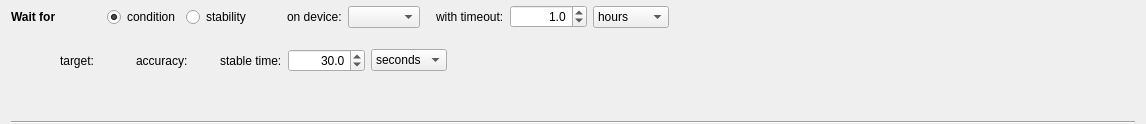
<?xml version="1.0" encoding="UTF-8"?>
<ui version="4.0">
 <class>Form</class>
 <widget class="QWidget" name="Form">
  <property name="geometry">
   <rect>
    <x>0</x>
    <y>0</y>
    <width>1146</width>
    <height>124</height>
   </rect>
  </property>
  <property name="windowTitle">
   <string>Form</string>
  </property>
  <layout class="QVBoxLayout" name="verticalLayout">
   <property name="topMargin">
    <number>0</number>
   </property>
   <property name="bottomMargin">
    <number>0</number>
   </property>
   <item>
    <layout class="QHBoxLayout" name="horizontalLayout">
     <item>
      <widget class="QLabel" name="label">
       <property name="minimumSize">
        <size>
         <width>90</width>
         <height>0</height>
        </size>
       </property>
       <property name="text">
        <string>&lt;html&gt;&lt;head/&gt;&lt;body&gt;&lt;p&gt;&lt;span style=&quot; font-weight:600;&quot;&gt;Wait for&lt;/span&gt;&lt;/p&gt;&lt;/body&gt;&lt;/html&gt;</string>
       </property>
      </widget>
     </item>
     <item>
      <widget class="QRadioButton" name="conditionBtn">
       <property name="text">
        <string>condition</string>
       </property>
       <property name="checked">
        <bool>true</bool>
       </property>
      </widget>
     </item>
     <item>
      <widget class="QRadioButton" name="stabilityBtn">
       <property name="text">
        <string>stability</string>
       </property>
      </widget>
     </item>
     <item>
      <spacer name="horizontalSpacer_2">
       <property name="orientation">
        <enum>Qt::Horizontal</enum>
       </property>
       <property name="sizeType">
        <enum>QSizePolicy::Fixed</enum>
       </property>
       <property name="sizeHint" stdset="0">
        <size>
         <width>30</width>
         <height>0</height>
        </size>
       </property>
      </spacer>
     </item>
     <item>
      <widget class="QLabel" name="label_6">
       <property name="text">
        <string>on device:</string>
       </property>
       <property name="textInteractionFlags">
        <set>Qt::LinksAccessibleByMouse|Qt::TextSelectableByMouse</set>
       </property>
      </widget>
     </item>
     <item>
      <widget class="QComboBox" name="device"/>
     </item>
     <item>
      <spacer name="horizontalSpacer_9">
       <property name="orientation">
        <enum>Qt::Horizontal</enum>
       </property>
       <property name="sizeType">
        <enum>QSizePolicy::Fixed</enum>
       </property>
       <property name="sizeHint" stdset="0">
        <size>
         <width>10</width>
         <height>0</height>
        </size>
       </property>
      </spacer>
     </item>
     <item>
      <widget class="QLabel" name="label_5">
       <property name="text">
        <string>with timeout:</string>
       </property>
      </widget>
     </item>
     <item>
      <widget class="QDoubleSpinBox" name="timeout">
       <property name="alignment">
        <set>Qt::AlignRight|Qt::AlignTrailing|Qt::AlignVCenter</set>
       </property>
       <property name="decimals">
        <number>1</number>
       </property>
       <property name="maximum">
        <double>1000000.000000000000000</double>
       </property>
       <property name="value">
        <double>1.000000000000000</double>
       </property>
      </widget>
     </item>
     <item>
      <widget class="QComboBox" name="timeoutUnit">
       <property name="currentIndex">
        <number>2</number>
       </property>
       <item>
        <property name="text">
         <string>seconds</string>
        </property>
       </item>
       <item>
        <property name="text">
         <string>minutes</string>
        </property>
       </item>
       <item>
        <property name="text">
         <string>hours</string>
        </property>
       </item>
      </widget>
     </item>
     <item>
      <spacer name="horizontalSpacer">
       <property name="orientation">
        <enum>Qt::Horizontal</enum>
       </property>
       <property name="sizeHint" stdset="0">
        <size>
         <width>0</width>
         <height>0</height>
        </size>
       </property>
      </spacer>
     </item>
     <item>
      <widget class="QWidget" name="buttons" native="true">
       <property name="minimumSize">
        <size>
         <width>156</width>
         <height>34</height>
        </size>
       </property>
      </widget>
     </item>
    </layout>
   </item>
   <item>
    <widget class="QStackedWidget" name="stacker">
     <property name="currentIndex">
      <number>1</number>
     </property>
     <widget class="QWidget" name="page">
      <layout class="QGridLayout" name="gridLayout">
       <item row="1" column="0">
        <spacer name="verticalSpacer">
         <property name="orientation">
          <enum>Qt::Vertical</enum>
         </property>
         <property name="sizeHint" stdset="0">
          <size>
           <width>20</width>
           <height>21</height>
          </size>
         </property>
        </spacer>
       </item>
       <item row="0" column="1">
        <widget class="QComboBox" name="condOp">
         <property name="minimumSize">
          <size>
           <width>60</width>
           <height>0</height>
          </size>
         </property>
         <property name="maximumSize">
          <size>
           <width>60</width>
           <height>16777215</height>
          </size>
         </property>
         <item>
          <property name="text">
           <string>==</string>
          </property>
         </item>
         <item>
          <property name="text">
           <string>!=</string>
          </property>
         </item>
         <item>
          <property name="text">
           <string>&lt;</string>
          </property>
         </item>
         <item>
          <property name="text">
           <string>&lt;=</string>
          </property>
         </item>
         <item>
          <property name="text">
           <string>&gt;=</string>
          </property>
         </item>
         <item>
          <property name="text">
           <string>&gt;</string>
          </property>
         </item>
        </widget>
       </item>
       <item row="0" column="2">
        <widget class="DeviceValueEdit" name="condTarget" native="true">
         <property name="minimumSize">
          <size>
           <width>10</width>
           <height>0</height>
          </size>
         </property>
        </widget>
       </item>
       <item row="0" column="3">
        <spacer name="horizontalSpacer_6">
         <property name="orientation">
          <enum>Qt::Horizontal</enum>
         </property>
         <property name="sizeHint" stdset="0">
          <size>
           <width>40</width>
           <height>0</height>
          </size>
         </property>
        </spacer>
       </item>
       <item row="0" column="0">
        <spacer name="horizontalSpacer_3">
         <property name="orientation">
          <enum>Qt::Horizontal</enum>
         </property>
         <property name="sizeType">
          <enum>QSizePolicy::Fixed</enum>
         </property>
         <property name="sizeHint" stdset="0">
          <size>
           <width>40</width>
           <height>2</height>
          </size>
         </property>
        </spacer>
       </item>
      </layout>
     </widget>
     <widget class="QWidget" name="page_2">
      <layout class="QGridLayout" name="gridLayout_2">
       <item row="0" column="15">
        <spacer name="horizontalSpacer_5">
         <property name="orientation">
          <enum>Qt::Horizontal</enum>
         </property>
         <property name="sizeType">
          <enum>QSizePolicy::Expanding</enum>
         </property>
         <property name="sizeHint" stdset="0">
          <size>
           <width>0</width>
           <height>0</height>
          </size>
         </property>
        </spacer>
       </item>
       <item row="0" column="9">
        <widget class="QDoubleSpinBox" name="stableTime">
         <property name="alignment">
          <set>Qt::AlignRight|Qt::AlignTrailing|Qt::AlignVCenter</set>
         </property>
         <property name="decimals">
          <number>1</number>
         </property>
         <property name="maximum">
          <double>1000000.000000000000000</double>
         </property>
         <property name="value">
          <double>30.000000000000000</double>
         </property>
        </widget>
       </item>
       <item row="0" column="6">
        <widget class="DeviceValueEdit" name="stableAcc" native="true">
         <property name="minimumSize">
          <size>
           <width>10</width>
           <height>0</height>
          </size>
         </property>
         <property name="initDefault" stdset="0">
          <bool>true</bool>
         </property>
        </widget>
       </item>
       <item row="0" column="4">
        <spacer name="horizontalSpacer_7">
         <property name="orientation">
          <enum>Qt::Horizontal</enum>
         </property>
         <property name="sizeType">
          <enum>QSizePolicy::Fixed</enum>
         </property>
         <property name="sizeHint" stdset="0">
          <size>
           <width>10</width>
           <height>0</height>
          </size>
         </property>
        </spacer>
       </item>
       <item row="0" column="5">
        <widget class="QLabel" name="label_3">
         <property name="text">
          <string>accuracy:</string>
         </property>
        </widget>
       </item>
       <item row="0" column="10">
        <widget class="QComboBox" name="stableTimeUnit">
         <item>
          <property name="text">
           <string>seconds</string>
          </property>
         </item>
         <item>
          <property name="text">
           <string>minutes</string>
          </property>
         </item>
         <item>
          <property name="text">
           <string>hours</string>
          </property>
         </item>
        </widget>
       </item>
       <item row="0" column="1">
        <widget class="QLabel" name="label_2">
         <property name="text">
          <string>target:</string>
         </property>
        </widget>
       </item>
       <item row="1" column="3">
        <spacer name="verticalSpacer_2">
         <property name="orientation">
          <enum>Qt::Vertical</enum>
         </property>
         <property name="sizeHint" stdset="0">
          <size>
           <width>20</width>
           <height>7</height>
          </size>
         </property>
        </spacer>
       </item>
       <item row="0" column="3">
        <widget class="DeviceValueEdit" name="stableTarget" native="true">
         <property name="minimumSize">
          <size>
           <width>10</width>
           <height>0</height>
          </size>
         </property>
        </widget>
       </item>
       <item row="0" column="8">
        <widget class="QLabel" name="label_4">
         <property name="text">
          <string>stable time:</string>
         </property>
        </widget>
       </item>
       <item row="0" column="0">
        <spacer name="horizontalSpacer_4">
         <property name="orientation">
          <enum>Qt::Horizontal</enum>
         </property>
         <property name="sizeType">
          <enum>QSizePolicy::Fixed</enum>
         </property>
         <property name="sizeHint" stdset="0">
          <size>
           <width>40</width>
           <height>5</height>
          </size>
         </property>
        </spacer>
       </item>
       <item row="0" column="7">
        <spacer name="horizontalSpacer_8">
         <property name="orientation">
          <enum>Qt::Horizontal</enum>
         </property>
         <property name="sizeType">
          <enum>QSizePolicy::Fixed</enum>
         </property>
         <property name="sizeHint" stdset="0">
          <size>
           <width>10</width>
           <height>0</height>
          </size>
         </property>
        </spacer>
       </item>
      </layout>
     </widget>
    </widget>
   </item>
   <item>
    <widget class="Line" name="line">
     <property name="orientation">
      <enum>Qt::Horizontal</enum>
     </property>
    </widget>
   </item>
  </layout>
 </widget>
 <customwidgets>
  <customwidget>
   <class>DeviceValueEdit</class>
   <extends>QWidget</extends>
   <header>nicos.guisupport.typedvalue</header>
  </customwidget>
 </customwidgets>
 <resources>
  <include location="../../../../resources/nicos-gui.qrc"/>
 </resources>
 <connections/>
</ui>
